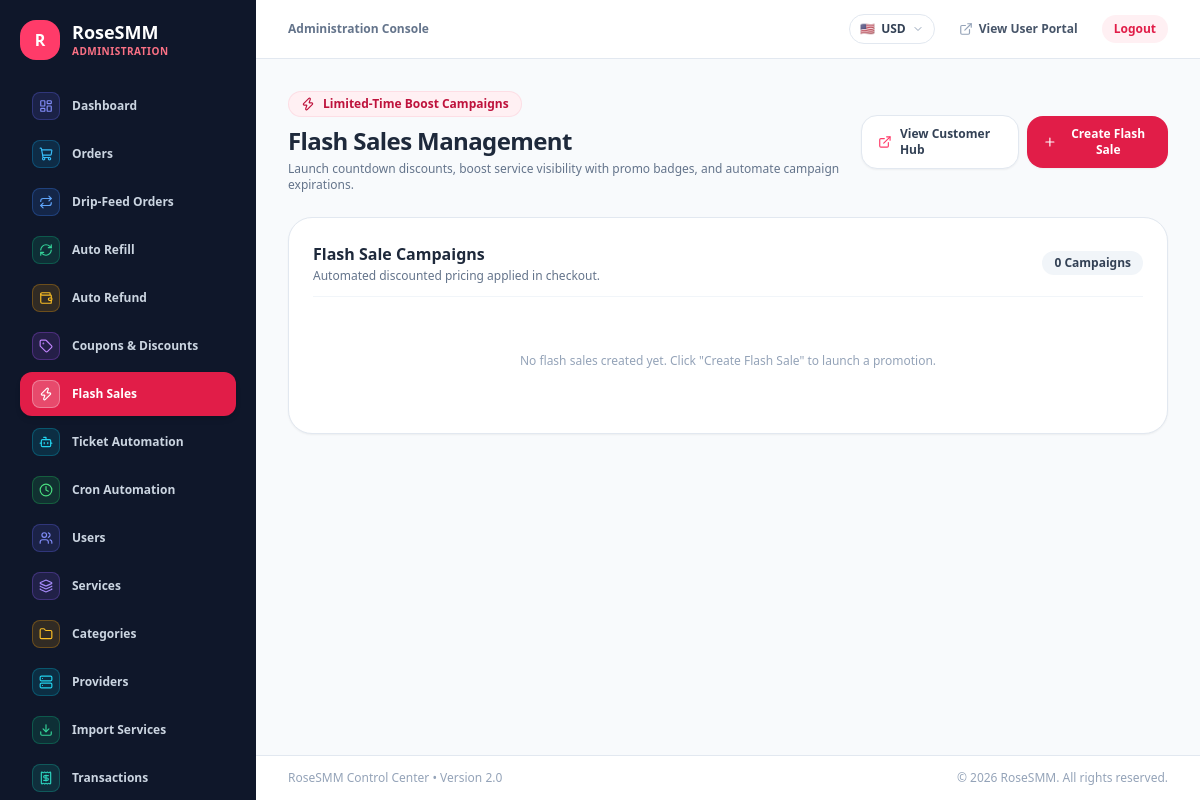
The app's page /admin/flash-sales (signed in), older data.
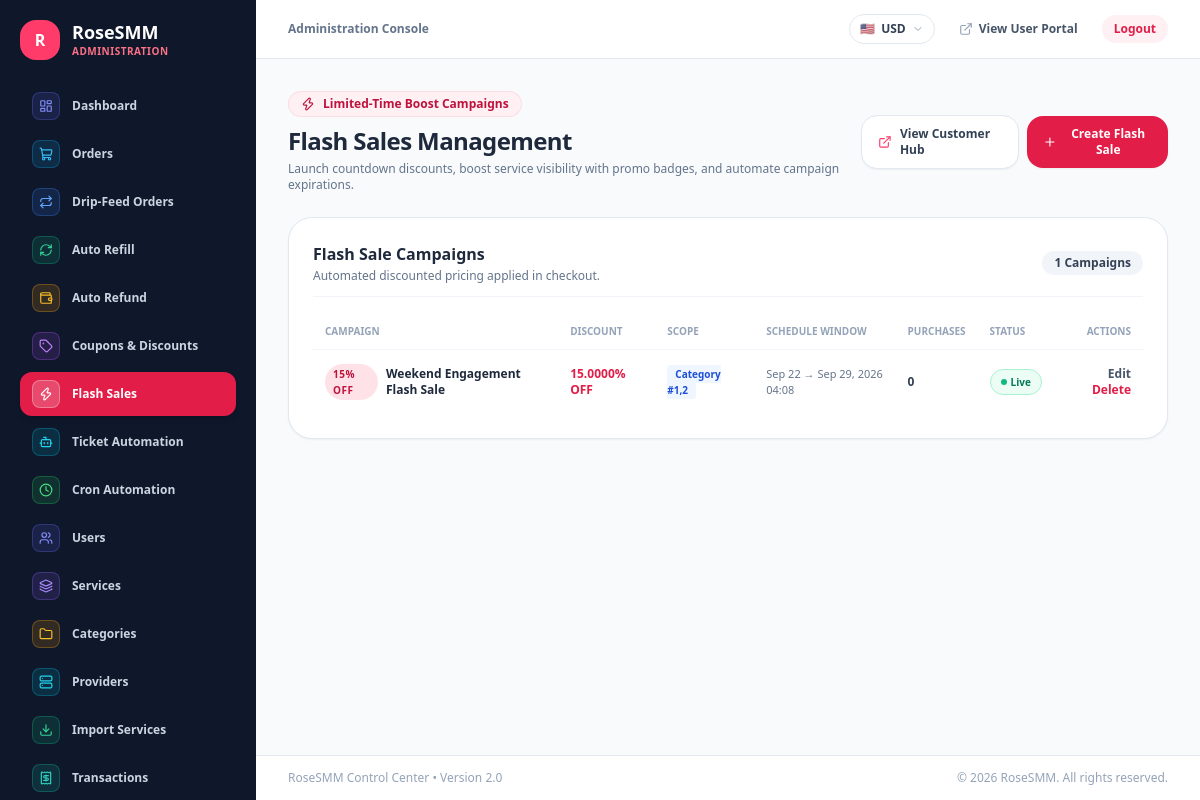
The same page, newer data.
### tables this page shows
CREATE TABLE IF NOT EXISTS `flash_sales` (
  `id` INT AUTO_INCREMENT PRIMARY KEY,
  `title` VARCHAR(150) NOT NULL,
  `description` TEXT DEFAULT NULL,
  `banner_text` VARCHAR(255) DEFAULT '⚡ FLASH SALE - SPECIAL LIMITED TIME DISCOUNT! ⚡',
  `discount_type` ENUM('percentage', 'fixed_discount', 'fixed_price') DEFAULT 'percentage',
  `discount_value` DECIMAL(10, 4) NOT NULL,
  `applies_to` ENUM('all', 'category', 'service') DEFAULT 'service',
  `target_ids` TEXT DEFAULT NULL,
  `starts_at` DATETIME NOT NULL,
  `ends_at` DATETIME NOT NULL,
  `sale_limit` INT DEFAULT 0,
  `sales_count` INT DEFAULT 0,
  `is_enabled` TINYINT(1) DEFAULT 1,
  `badge_text` VARCHAR(50) DEFAULT 'FLASH SALE',
  `created_at` TIMESTAMP DEFAULT CURRENT_TIMESTAMP,
  `updated_at` TIMESTAMP DEFAULT CURRENT_TIMESTAMP ON UPDATE CURRENT_TIMESTAMP,
  KEY `idx_starts_ends` (`starts_at`, `ends_at`, `is_enabled`)
);

### views/admin/flash_sales.php (the view, shortened to what the changed rows need)
<?php
require_once __DIR__ . '/../layouts/admin_header.php';
$db = getDB();
$sales = $db->query("
    SELECT fs.*
    FROM flash_sales fs
    ORDER BY fs.id DESC
")->fetchAll();
?>
<div class="space-y-6 max-w-7xl mx-auto">
  <div class="flex flex-col sm:flex-row sm:items-center justify-between gap-4">
    <div>
      <div class="inline-flex items-center gap-2 px-3 py-1 rounded-full bg-rose-50 border border-rose-200/60 text-rose-700 text-xs font-bold mb-2">
        <i data-lucide="zap" class="w-3.5 h-3.5"></i> Limited-Time Boost Campaigns
      </div>
      <h1 class="text-2xl font-black text-slate-800 tracking-tight flex items-center gap-2.5">
        Flash Sales Management
      </h1>
      <p class="text-xs text-slate-500 mt-1">
        Launch countdown discounts, boost service visibility with promo badges, and automate campaign expirations.
      </p>
    </div>
    <div class="flex items-center gap-2">
      <a href="/flash-sales" target="_blank" class="inline-flex items-center gap-2 px-4 py-2.5 rounded-2xl bg-white border border-slate-200 text-slate-700 hover:bg-slate-50 font-bold text-xs shadow-sm">
        <i data-lucide="external-link" class="w-4 h-4 text-rose-500"></i>
        <span>View Customer Hub</span>
      </a>
      <button
        type="button"
        onclick="openSaleModal()"
        class="inline-flex items-center gap-2 px-4 py-2.5 rounded-2xl bg-rose-600 hover:bg-rose-700 text-white font-bold text-xs shadow-sm transition-colors cursor-pointer"
      >
        <i data-lucide="plus" class="w-4 h-4"></i>
        <span>Create Flash Sale</span>
      </button>
    </div>
  </div>
  <div class="bg-white rounded-3xl border border-slate-200 p-6 shadow-sm space-y-4">
    <div class="flex items-center justify-between pb-3 border-b border-slate-100">
      <div>
        <h3 class="text-base font-black text-slate-800">Flash Sale Campaigns</h3>
        <p class="text-xs text-slate-500 mt-0.5">Automated discounted pricing applied in checkout.</p>
      </div>
      <span class="px-3 py-1 rounded-full text-xs font-bold bg-slate-100 text-slate-700">
        <?= count($sales) ?> Campaigns
      </span>
    </div>
    <?php if (empty($sales)): ?>
      <div class="text-center py-10 text-slate-400 text-xs font-medium">No flash sales created yet. Click "Create Flash Sale" to launch a promotion.</div>
    <?php else: ?>
      <div class="overflow-x-auto">
        <table class="w-full text-left text-xs">
          <thead>
            <tr class="border-b border-slate-100 text-[10px] uppercase font-bold text-slate-400">
              <th class="py-2.5 px-3">Campaign</th>
              <th class="py-2.5 px-3">Discount</th>
              <th class="py-2.5 px-3">Scope</th>
              <th class="py-2.5 px-3">Schedule Window</th>
              <th class="py-2.5 px-3">Purchases</th>
              <th class="py-2.5 px-3">Status</th>
              <th class="py-2.5 px-3 text-right">Actions</th>
            </tr>
          </thead>
          <tbody class="divide-y divide-slate-100">
            <?php foreach ($sales as $s): ?>
              <tr>
                <td class="py-3.5 px-3">
                  <div class="flex items-center gap-2">
                    <span class="px-2 py-0.5 rounded-full text-[10px] font-black bg-rose-100 text-rose-700 uppercase tracking-wider">
                      <?= e($s['badge_text']) ?>
                    </span>
                    <span class="font-bold text-slate-800"><?= e($s['title']) ?></span>
                  </div>
                </td>
                <td class="py-3.5 px-3 font-black text-rose-600">
                  <?= $s['discount_type'] === 'percentage' ? $s['discount_value'] . '% OFF' : '$' . number_format($s['discount_value'], 2) . ' OFF' ?>
                </td>
                <td class="py-3.5 px-3">
                  <?php if ($s['applies_to'] === 'all'): ?>
                    <span class="px-2 py-0.5 rounded text-[10px] font-bold bg-purple-50 text-purple-700">Store-wide</span>
                  <?php elseif ($s['applies_to'] === 'category'): ?>
                    <span class="px-2 py-0.5 rounded text-[10px] font-bold bg-blue-50 text-blue-700">Category #<?= e($s['target_ids']) ?></span>
                  <?php else: ?>
                    <span class="px-2 py-0.5 rounded text-[10px] font-bold bg-emerald-50 text-emerald-700 truncate max-w-xs block">
                      Service #<?= e($s['target_ids']) ?>
                    </span>
                  <?php endif; ?>
                </td>
                <td class="py-3.5 px-3 text-[11px] text-slate-500">
                  <?= date('M d', strtotime($s['starts_at'])) ?> → <?= date('M d, Y H:i', strtotime($s['ends_at'])) ?>
                </td>
                <td class="py-3.5 px-3 font-bold text-slate-700">
                  <?= number_format($s['sales_count']) ?>
                </td>
                <td class="py-3.5 px-3">
                  <form method="POST" class="inline">
                    <button type="submit" class="cursor-pointer">
                      <?php if (!empty($s['is_enabled'])): ?>
                        <span class="px-2.5 py-1 rounded-full text-[10px] font-bold bg-emerald-50 text-emerald-700 border border-emerald-200 inline-flex items-center gap-1">
                          <span class="w-1.5 h-1.5 rounded-full bg-emerald-500 animate-pulse"></span> Live
                        </span>
                      <?php else: ?>
                        <span class="px-2.5 py-1 rounded-full text-[10px] font-bold bg-slate-100 text-slate-500">Inactive</span>
                      <?php endif; ?>
                    </button>
                  </form>
                </td>
                <td class="py-3.5 px-3 text-right space-x-2">
                  <button type="button" onclick='editSale(<?= json_encode($s) ?>)' class="text-slate-600 hover:text-slate-900 font-bold">
                    Edit
                  </button>
                  <form method="POST" class="inline" onsubmit="return confirm('Delete this flash sale?');">
                    <button type="submit" class="text-rose-600 hover:text-rose-800 font-bold cursor-pointer">
                      Delete
                    </button>
                  </form>
                </td>
              </tr>
            <?php endforeach; ?>
          </tbody>
        </table>
      </div>
    <?php endif; ?>
  </div>
</div>
<?php require_once __DIR__ . '/../layouts/admin_footer.php'; ?>

Row changes from the older to the newer data that the page shows:
added flash_sales: badge_text "15% OFF", title "Weekend Engagement Flash Sale", discount_value "15.0000", target_ids "1,2", starts_at "Sep 22", ends_at "Sep 29, 2026 04:08", sales_count "0", is_enabled 1 (drawn)
Text that changed along with them:
count($sales): "0" → "1"
text no longer shown: "No flash sales created yet. Click \"Create Flash Sale\" to launch a promotion."
text now shown: "CAMPAIGN DISCOUNT SCOPE SCHEDULE WINDOW PURCHASES STATUS ACTIONS"
